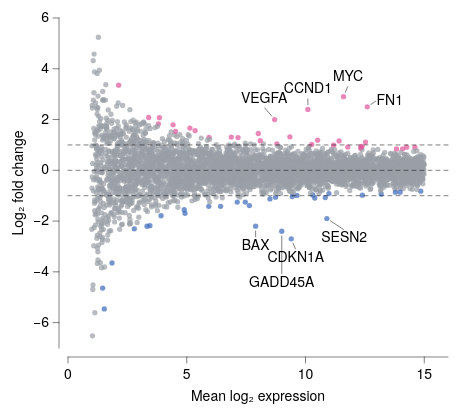

Source (Vega-Lite JSON):
### Vega-Lite specification from a JSON file in a GitHub repository (floating-point values rounded to 4 significant figures; data arrays with more than 128 entries replaced by an {"elided": "..."} marker saying what was removed)
{"background": null, "config": {"arc": {"fill": "#DBDBDB", "fillOpacity": 1.0, "innerRadius": 41.25, "padAngle": 0.03, "stroke": "black", "strokeOpacity": 1, "strokeWidth": 0.25}, "area": {"fill": "#DBDBDB", "fillOpacity": 1.0, "stroke": "black", "strokeOpacity": 1, "strokeWidth": 0.25}, "axis": {"domain": true, "domainCap": "round", "domainColor": "black", "domainWidth": 0.25, "grid": false, "gridCap": "round", "gridColor": "#F1F1F1", "gridDash": [0, 0], "gridOpacity": 1.0, "gridWidth": 0.25, "labelColor": "black", "labelFont": "Helvetica Neue, HelveticaNeue, Helvetica, Arial, sans-serif", "labelFontSize": 7, "labelFontStyle": "normal", "labelFontWeight": 400, "offset": 4.5, "ticks": true, "tickCap": "round", "tickColor": "black", "tickRound": false, "tickSize": 3, "tickWidth": 0.25, "titleColor": "black", "titleFont": "Helvetica Neue, HelveticaNeue, Helvetica, Arial, sans-serif", "titleFontSize": 7, "titleFontStyle": "normal", "titleFontWeight": 400}, "axisX": {"domain": true, "labelAlign": "center", "labelAngle": 0, "labels": true, "ticks": true, "translate": 0}, "axisY": {"domain": true, "labelAlign": "right", "labelAngle": 0, "labels": true, "ticks": true, "translate": 0}, "axisRight": {"domain": true, "labelAlign": "left", "labelAngle": 0, "labels": true, "ticks": true, "translate": 0}, "axisTop": {"domain": true, "labelAlign": "center", "labelAngle": 0, "labels": true, "ticks": true, "translate": 0}, "axisBand": {"tickOffset": 0}, "bar": {"fill": "#DBDBDB", "fillOpacity": 1.0, "stroke": "black", "strokeOpacity": 1, "strokeWidth": 0.25}, "boxplot": {"size": 14.85, "ticks": {"cornerRadius": 0.25, "fill": "black", "opacity": 1, "size": 7.425, "thickness": 0.25}, "box": {"fillOpacity": 1.0, "stroke": "black", "strokeOpacity": 1, "strokeWidth": 0.25}, "median": {"cornerRadius": 0, "fill": "black", "fillOpacity": 1.0, "opacity": 1, "size": 14.85, "thickness": 0.25}, "rule": {"fill": "black", "fillOpacity": 1.0, "size": 16.5, "stroke": "black", "strokeDash": [0, 0], "strokeOpacity": 1, "strokeWidth": 0.25}, "outliers": {"color": "black", "fill": "black", "fillOpacity": 1.0, "size": 0, "stroke": "black", "strokeOpacity": 1, "strokeWidth": 0.25}}, "circle": {"fill": "black", "fillOpacity": 1.0, "size": 0.825, "stroke": null, "strokeOpacity": 1, "strokeWidth": 0.25}, "errorband": {"band": {"fillOpacity": 0.6, "stroke": null, "strokeWidth": 0.25, "strokeOpacity": 1}, "borders": {"opacity": 0, "strokeOpacity": 0.25, "strokeWidth": 1}}, "errorbar": {"opacity": 1, "rule": {"strokeDash": [0, 0], "strokeWidth": 0.25}, "ticks": {"color": "black", "cornerRadius": 0.125, "opacity": 1, "size": 9.9, "thickness": 0.25}, "thickness": 0.25}, "font": "Helvetica Neue, HelveticaNeue, Helvetica, Arial, sans-serif", "geoshape": {"fill": "#DBDBDB", "fillOpacity": 1.0, "stroke": "black", "strokeOpacity": 1, "strokeWidth": 0.25}, "header": {"labelColor": "black", "labelFont": "Helvetica Neue, HelveticaNeue, Helvetica, Arial, sans-serif", "labelFontSize": 7, "labelFontStyle": "normal", "labelFontWeight": 400, "titleColor": "black", "titleFont": "Helvetica Neue, HelveticaNeue, Helvetica, Arial, sans-serif", "titleFontSize": 7, "titleFontStyle": "normal", "titleFontWeight": 400, "titlePadding": 0}, "legend": {"disable": false, "offset": 4.5, "titlePadding": 4, "labelOffset": 2, "gradientLabelOffset": 2, "gradientLength": 82.5, "gradientThickness": 8.25, "gradientOpacity": 1.0, "gradientStrokeColor": "black", "gradientStrokeWidth": 0.25, "labelColor": "black", "labelFont": "Helvetica Neue, HelveticaNeue, Helvetica, Arial, sans-serif", "labelFontSize": 7, "labelFontStyle": "normal", "labelFontWeight": 400, "strokeColor": "black", "strokeWidth": 0, "symbolSize": 42, "symbolStrokeColor": "black", "symbolStrokeWidth": 0.25, "titleColor": "black", "titleFont": "Helvetica Neue, HelveticaNeue, Helvetica, Arial, sans-serif", "titleFontSize": 7, "titleFontStyle": "normal", "titleFontWeight": 400}, "line": {"color": "black", "stroke": "black", "strokeCap": "round", "strokeDash": [0, 0], "strokeOpacity": 1, "strokeWidth": 0.375}, "point": {"filled": true, "fill": "#DBDBDB", "fillOpacity": 1.0, "size": 8.25, "stroke": "black", "strokeOpacity": 1, "strokeWidth": 0.25}, "range": {"category": ["#C6D9F1", "#F1C9CB", "#FEF0B9", "#CEE37A", "#7AA8E0", "#E589A3", "#FDDD5D", "#68B961", "#4177B1", "#C35082", "#E5C227", "#438156"], "diverging": {"scheme": ["#C35082", "#CE6D94", "#D989A7", "#E2A4BA", "#EABFCE", "#F1DBE2", "#F6F6F6", "#D7E0EB", "#B9CBE0", "#9BB6D5", "#7DA1C9", "#5F8CBD", "#4177B1"]}, "heatmap": {"scheme": ["#32022B", "#43044D", "#4C196E", "#4D338C", "#484DA6", "#3A68BB", "#1D83CA", "#1D9CCB", "#23B5C9", "#28CDC5", "#4DE0B4", "#91EE9F"]}, "ordinal": {"scheme": ["#F1F1F1", "#DBDBDB", "#C6C6C6", "#B2B2B2", "#9D9D9D", "#898989", "#767676", "#636363", "#515151", "#404040", "#2F2F2F", "#1F1F1F"]}, "ramp": {"scheme": ["#32022B", "#43044D", "#4C196E", "#4D338C", "#484DA6", "#3A68BB", "#1D83CA", "#1D9CCB", "#23B5C9", "#28CDC5", "#4DE0B4", "#91EE9F"]}}, "rule": {"color": "black", "stroke": "black", "strokeCap": "round", "strokeDash": [2, 2], "strokeOpacity": 1, "strokeWidth": 0.25}, "scale": {"bandPaddingInner": 0.1, "bandPaddingOuter": 0.1, "round": false}, "rect": {"fill": "#DBDBDB", "fillOpacity": 1.0, "stroke": "black", "strokeOpacity": 1, "strokeWidth": 0.25}, "square": {"fill": "#DBDBDB", "fillOpacity": 1.0, "size": 16.5, "stroke": "black", "strokeOpacity": 1, "strokeWidth": 0.25}, "text": {"color": "black", "font": "Helvetica Neue, HelveticaNeue, Helvetica, Arial, sans-serif", "fontSize": 7, "fontStyle": "normal", "fontWeight": 400}, "tick": {"color": "black", "cornerRadius": 0.125, "opacity": 1.0, "size": 14.85, "thickness": 0.25}, "title": {"anchor": "middle", "frame": "group", "color": "black", "font": "Helvetica Neue, HelveticaNeue, Helvetica, Arial, sans-serif", "fontSize": 7, "fontStyle": "normal", "fontWeight": 400, "subtitleColor": "black", "subtitleFont": "Helvetica Neue, HelveticaNeue, Helvetica, Arial, sans-serif", "subtitleFontSize": "Helvetica Neue, HelveticaNeue, Helvetica, Arial, sans-serif", "subtitleFontStyle": "normal", "subtitleFontWeight": 400}, "trail": {"color": "black", "opacity": 1, "size": 0.375}, "view": {"continuousWidth": 190, "continuousHeight": 165, "discreteWidth": 190, "discreteHeight": 165, "fill": null, "stroke": null, "strokeWidth": 0.25}}, "layer": [{"data": {"name": "data-6b5f9912ab2ce65a923e053c526e15ce"}, "mark": {"type": "circle", "clip": true, "opacity": 0.7, "size": 7}, "encoding": {"color": {"field": "klass", "legend": null, "scale": {"domain": ["down", "ns", "up"], "range": ["#3A68BB", "#9AA0A6", "#E0559A"]}, "type": "nominal"}, "x": {"field": "A", "scale": {"domain": [0, 16], "nice": false}, "title": "Mean log₂ expression", "type": "quantitative"}, "y": {"field": "M", "scale": {"domain": [-6, 6], "nice": false}, "title": "Log₂ fold change", "type": "quantitative"}}}, {"data": {"values": [{"__dysonsphere__": 1}]}, "mark": {"type": "rule", "opacity": 1.0}, "encoding": {"y": {"datum": 0.0}}}, {"layer": [{"data": {"values": [{"__dysonsphere__": 1}]}, "mark": {"type": "rule", "opacity": 1.0, "strokeDash": [2, 2]}, "encoding": {"y": {"datum": -1.0}}}, {"data": {"values": [{"__dysonsphere__": 1}]}, "mark": {"type": "rule", "opacity": 1.0, "strokeDash": [2, 2]}, "encoding": {"y": {"datum": 1.0}}}]}, {"layer": [{"data": {"values": [{"__dysonsphere__": 1}]}, "mark": {"type": "rule", "strokeDash": [0, 0]}, "encoding": {"x": {"datum": 7.9, "scale": {"domain": [1.0, 15.0], "nice": false, "padding": 0, "zero": false}}, "x2": {"datum": 7.9}, "y": {"datum": -2.387, "scale": {"domain": [-7.0, 6.0], "nice": false, "padding": 0, "zero": false}}, "y2": {"datum": -2.618}}}, {"data": {"values": [{"__dysonsphere__": 1}]}, "mark": {"type": "text", "align": "center", "baseline": "middle", "fontSize": 7}, "encoding": {"text": {"value": "BAX"}, "x": {"datum": 7.9}, "y": {"datum": -2.988}}}, {"data": {"values": [{"__dysonsphere__": 1}]}, "mark": {"type": "rule", "strokeDash": [0, 0]}, "encoding": {"x": {"datum": 11.05}, "x2": {"datum": 11.6}, "y": {"datum": -1.993}, "y2": {"datum": -2.329}}}, {"data": {"values": [{"__dysonsphere__": 1}]}, "mark": {"type": "text", "align": "center", "baseline": "middle", "fontSize": 7}, "encoding": {"text": {"value": "SESN2"}, "x": {"datum": 11.63}, "y": {"datum": -2.68}}}, {"data": {"values": [{"__dysonsphere__": 1}]}, "mark": {"type": "rule", "strokeDash": [0, 0]}, "encoding": {"x": {"datum": 10.1}, "x2": {"datum": 10.1}, "y": {"datum": 2.587}, "y2": {"datum": 2.818}}}, {"data": {"values": [{"__dysonsphere__": 1}]}, "mark": {"type": "text", "align": "center", "baseline": "middle", "fontSize": 7}, "encoding": {"text": {"value": "CCND1"}, "x": {"datum": 10.1}, "y": {"datum": 3.188}}}, {"data": {"values": [{"__dysonsphere__": 1}]}, "mark": {"type": "rule", "strokeDash": [0, 0]}, "encoding": {"x": {"datum": 11.67}, "x2": {"datum": 11.77}, "y": {"datum": 3.069}, "y2": {"datum": 3.295}}}, {"data": {"values": [{"__dysonsphere__": 1}]}, "mark": {"type": "text", "align": "center", "baseline": "middle", "fontSize": 7}, "encoding": {"text": {"value": "MYC"}, "x": {"datum": 11.79}, "y": {"datum": 3.661}}}, {"data": {"values": [{"__dysonsphere__": 1}]}, "mark": {"type": "rule", "strokeDash": [0, 0]}, "encoding": {"x": {"datum": 9.0}, "x2": {"datum": 9.0}, "y": {"datum": -2.587}, "y2": {"datum": -4.078}}}, {"data": {"values": [{"__dysonsphere__": 1}]}, "mark": {"type": "text", "align": "center", "baseline": "middle", "fontSize": 7}, "encoding": {"text": {"value": "GADD45A"}, "x": {"datum": 9.0}, "y": {"datum": -4.448}}}, {"data": {"values": [{"__dysonsphere__": 1}]}, "mark": {"type": "rule", "strokeDash": [0, 0]}, "encoding": {"x": {"datum": 8.578}, "x2": {"datum": 8.284}, "y": {"datum": 2.134}, "y2": {"datum": 2.46}}}, {"data": {"values": [{"__dysonsphere__": 1}]}, "mark": {"type": "text", "align": "center", "baseline": "middle", "fontSize": 7}, "encoding": {"text": {"value": "VEGFA"}, "x": {"datum": 8.258}, "y": {"datum": 2.819}}}, {"data": {"values": [{"__dysonsphere__": 1}]}, "mark": {"type": "rule", "strokeDash": [0, 0]}, "encoding": {"x": {"datum": 9.475}, "x2": {"datum": 9.575}, "y": {"datum": -2.869}, "y2": {"datum": -3.095}}}, {"data": {"values": [{"__dysonsphere__": 1}]}, "mark": {"type": "text", "align": "center", "baseline": "middle", "fontSize": 7}, "encoding": {"text": {"value": "CDKN1A"}, "x": {"datum": 9.591}, "y": {"datum": -3.461}}}, {"data": {"values": [{"__dysonsphere__": 1}]}, "mark": {"type": "rule", "strokeDash": [0, 0]}, "encoding": {"x": {"datum": 12.75}, "x2": {"datum": 12.96}, "y": {"datum": 2.595}, "y2": {"datum": 2.725}}}, {"data": {"values": [{"__dysonsphere__": 1}]}, "mark": {"type": "text", "align": "left", "baseline": "middle", "fontSize": 7}, "encoding": {"text": {"value": "FN1"}, "x": {"datum": 12.99}, "y": {"datum": 2.745}}}]}], "$schema": "https://vega.github.io/schema/vega-lite/v6.4.1.json", "datasets": {"data-6b5f9912ab2ce65a923e053c526e15ce": {"elided": "4000 records"}}}
